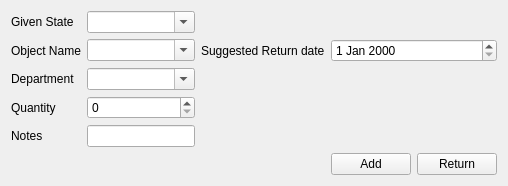
                 <widget class="QWidget" name="AssetsAddingPage_">
                  <layout class="QGridLayout" name="gridLayout_15">
                   <item row="0" column="0">
                    <widget class="QLabel" name="label_25">
                     <property name="maximumSize">
                      <size>
                       <width>125</width>
                       <height>16777215</height>
                      </size>
                     </property>
                     <property name="text">
                      <string>Given State</string>
                     </property>
                    </widget>
                   </item>
                   <item row="0" column="1">
                    <widget class="QComboBox" name="AssetsAddingPage_GivenState_enum">
                     <property name="maximumSize">
                      <size>
                       <width>300</width>
                       <height>16777215</height>
                      </size>
                     </property>
                     <property name="editable">
                      <bool>true</bool>
                     </property>
                    </widget>
                   </item>
                   <item row="1" column="0">
                    <widget class="QLabel" name="label_26">
                     <property name="maximumSize">
                      <size>
                       <width>125</width>
                       <height>16777215</height>
                      </size>
                     </property>
                     <property name="text">
                      <string>Object Name</string>
                     </property>
                    </widget>
                   </item>
                   <item row="1" column="1">
                    <widget class="QComboBox" name="AssetsAddingPage_ObjectName_enum_">
                     <property name="maximumSize">
                      <size>
                       <width>300</width>
                       <height>16777215</height>
                      </size>
                     </property>
                     <property name="editable">
                      <bool>true</bool>
                     </property>
                    </widget>
                   </item>
                   <item row="1" column="2">
                    <widget class="QLabel" name="label_23">
                     <property name="maximumSize">
                      <size>
                       <width>125</width>
                       <height>16777215</height>
                      </size>
                     </property>
                     <property name="text">
                      <string>Suggested Return date</string>
                     </property>
                    </widget>
                   </item>
                   <item row="1" column="3" colspan="2">
                    <widget class="QDateEdit" name="AssetsAddingPage_suggsestedReturnTime_date">
                     <property name="maximumSize">
                      <size>
                       <width>300</width>
                       <height>16777215</height>
                      </size>
                     </property>
                    </widget>
                   </item>
                   <item row="2" column="0">
                    <widget class="QLabel" name="label_9">
                     <property name="text">
                      <string>Department</string>
                     </property>
                    </widget>
                   </item>
                   <item row="2" column="1">
                    <widget class="QComboBox" name="AssetsAddingPage_Department_enum">
                     <property name="maximumSize">
                      <size>
                       <width>300</width>
                       <height>16777215</height>
                      </size>
                     </property>
                     <property name="editable">
                      <bool>true</bool>
                     </property>
                    </widget>
                   </item>
                   <item row="3" column="0">
                    <widget class="QLabel" name="label_22">
                     <property name="maximumSize">
                      <size>
                       <width>125</width>
                       <height>16777215</height>
                      </size>
                     </property>
                     <property name="text">
                      <string>Quantity</string>
                     </property>
                    </widget>
                   </item>
                   <item row="3" column="1">
                    <widget class="QSpinBox" name="AssetsAddingPage_quantity_spinbox">
                     <property name="maximumSize">
                      <size>
                       <width>300</width>
                       <height>16777215</height>
                      </size>
                     </property>
                     <property name="maximum">
                      <number>1000000000</number>
                     </property>
                    </widget>
                   </item>
                   <item row="4" column="0">
                    <widget class="QLabel" name="label_10">
                     <property name="text">
                      <string>Notes</string>
                     </property>
                    </widget>
                   </item>
                   <item row="4" column="1">
                    <widget class="QLineEdit" name="AssetsAddingPage_note_txt"/>
                   </item>
                   <item row="5" column="3">
                    <widget class="QPushButton" name="AssetsAddingPage_add_butt_">
                     <property name="maximumSize">
                      <size>
                       <width>80</width>
                       <height>16777215</height>
                      </size>
                     </property>
                     <property name="text">
                      <string>Add</string>
                     </property>
                    </widget>
                   </item>
                   <item row="5" column="4">
                    <widget class="QPushButton" name="AssetsAddingPage_return_butt_">
                     <property name="maximumSize">
                      <size>
                       <width>80</width>
                       <height>16777215</height>
                      </size>
                     </property>
                     <property name="text">
                      <string>Return</string>
                     </property>
                    </widget>
                   </item>
                  </layout>
                 </widget>
